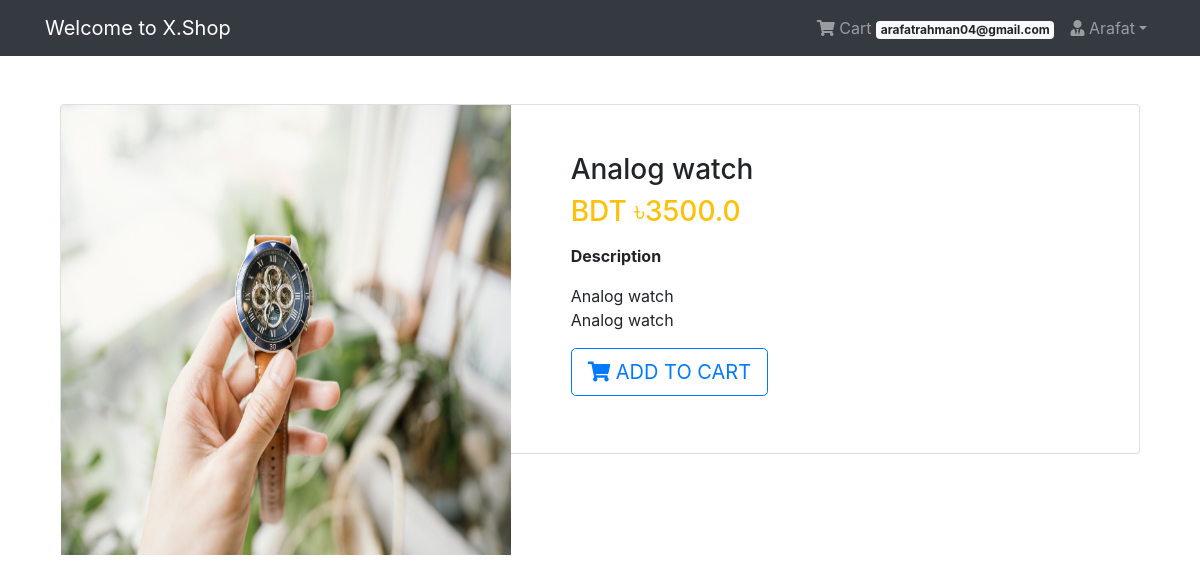
Screenshot of /product/10./ (signed in) with the database file from the repository.
### App_Login/models.py (models this page shows, shortened)
class User(AbstractBaseUser, PermissionsMixin):
    email = models.EmailField(unique=True, null=False)
    is_staff = models.BooleanField(
        ugettext_lazy('staff status'),
        default=False,
        help_text = ugettext_lazy('Designates whether the user can log in this site')
    )
    is_active = models.BooleanField(
        ugettext_lazy('active'),
        default=True,
        help_text=ugettext_lazy('Designates whether this user should be treated as active. Unselect this instead of deleting accounts')
    )
    USERNAME_FIELD = 'email'
    objects = MyUserManager()
    def __str__(self):
        return self.email

class Profile(models.Model):
    user = models.OneToOneField(User, on_delete = models.CASCADE, related_name='profile')
    username = models.CharField(max_length=264, blank=True)
    full_name = models.CharField(max_length=264, blank= True)
    address_1 = models.TextField(max_length=300, blank=True)
    city = models.CharField(max_length=40, blank=True)
    zipcode = models.CharField(max_length=10, blank=True)
    country = models.CharField(max_length=50, blank=True)
    phone = models.CharField(max_length=20, blank=True)
    date_joined = models.DateTimeField(auto_now_add=True)

### App_Shop/models.py (models this page shows, shortened)
class Product(models.Model):
    mainimage = models.ImageField(upload_to='Products')
    name = models.CharField(max_length=264)
    category = models.ForeignKey(Category, on_delete=models.CASCADE, related_name='category')
    preview_text = models.TextField(max_length=200, verbose_name='Preview Text')
    detail_text = models.TextField(max_length=1000, verbose_name='Description')
    price = models.FloatField()
    old_price = models.FloatField(default=0.00)
    created = models.DateTimeField(auto_now_add=True)
    class Meta:
        ordering = ['-created']

### App_Shop/views.py (the view)
# urls.py: path('product/<pk>./', views.ProductDetail.as_view(), name='product_detail'),
class ProductDetail(LoginRequiredMixin, DetailView):
    model = Product
    template_name = 'App_Shop/product_detail.html'

### templates/App_Shop/product_detail.html
{% extends 'base.html' %}
{% block body_block %}
<div class="container my-5">
  <div class="card">
    <div class="row">
      <aside class="col-sm-5 border-right">
        <article class="gallery-wrap">
          <div class="img-big-wrap">
            <div>
              <a href="#"><img src="/media/{{object.mainimage}}" style="width:450px"></a>
            </div>
          </div>
        </article>
      </aside>
      <aside class="col-sm-7">
        <article class="card-body p-5">
          <h3 class="title mp-3">{{object.name}}</h3>
          <p class="price-detail-wrap">
            <span class="price h3 text-warning">
              <span class="currency">BDT &#2547;</span><span class="num">{{object.price}}</span>
            </span>
          </p>
          <dl class="item-property">
            <dt>Description</dt>
            <dd>
              <p>{{object.detail_text|linebreaks}}</p>
            </dd>
          </dl>
          <a href="{% url 'App_Order:add' pk=object.pk %}" class="btn btn-lg btn-outline-primary text-uppercase"> <i class="fas fa-shopping-cart"></i> Add to Cart</a>
        </article>
      </aside>
    </div>
  </div>
</div>
{% endblock %}

### templates/navbar.html (shortened to what this page needs)
{% load cart_tag %}
<nav class="navbar navbar-expand-lg navbar-dark bg-dark">
  <div class="container">
    <a class="navbar-brand" href="{% url 'App_Shop:home' %}">Welcome to X.Shop</a>
    <div class="collapse navbar-collapse" id="navbarNav">
      <ul class="navbar-nav ml-auto">
        {% if request.user.is_authenticated %}
        <li class="nav-item">
          <a href="{% url 'App_Order:cart' %}" class="nav-link">
              <i class="fa fa-shopping-cart"></i> Cart
              <span class="badge badge-light">{{ request.user | cart_total }}</span>
          </a>
        </li>
        <li class="nav-item dropdown">
          <a class="nav-link dropdown-toggle" href="#" id="navbarDropdown" role="button" data-toggle="dropdown" aria-haspopup="true" aria-expanded="false"><i class="fas fa-user-tie"></i> {{request.user.profile.username}}</a>
        </li>
        {% else %}
        <li class="nav-item">
          <a href="{% url 'App_Login:login' %}" class="btn btn-primary">Login</a>
        </li>
        {% endif %}
      </ul>
    </div>
  </div>
</nav>

### static/css/main.css (style rules this page uses)
.gallery-wrap .img-big-wrap img { height: 450px; width: auto; display: inline-block; cursor: zoom-in; }

### templates/base.html (style rules this page uses)
.card { height: 350px; }

### rows the page displays
User: user|cart_total "arafatrahman04@gmail.com", user.profile.username "Arafat"
Product: mainimage (picture), name "Analog watch", price "3500.0", detail_text "Analog watch Analog watch"
